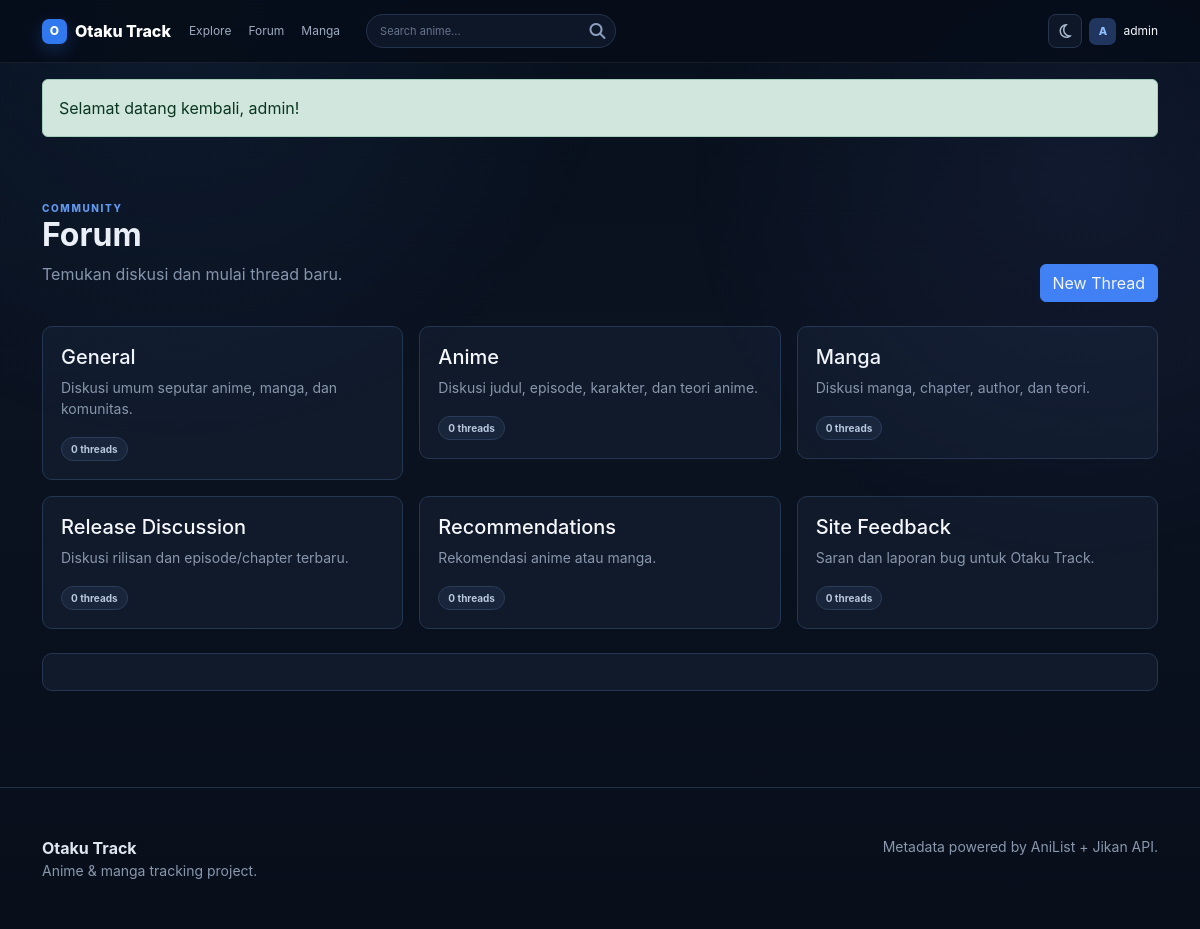
The page /index.php?page=forum (signed in) on the database its author committed.
### tables this page shows
CREATE TABLE IF NOT EXISTS users (
    id INT UNSIGNED AUTO_INCREMENT PRIMARY KEY,
    username VARCHAR(50) NOT NULL UNIQUE,
    email VARCHAR(150) NOT NULL UNIQUE,
    password_hash VARCHAR(255) NOT NULL,
    role ENUM('user','admin') NOT NULL DEFAULT 'user',
    avatar_url VARCHAR(500) NULL,
    bio TEXT NULL,
    reset_token_hash VARCHAR(64) NULL,
    reset_expires_at DATETIME NULL,
    created_at TIMESTAMP DEFAULT CURRENT_TIMESTAMP,
    updated_at TIMESTAMP DEFAULT CURRENT_TIMESTAMP ON UPDATE CURRENT_TIMESTAMP
);

CREATE TABLE IF NOT EXISTS forum_categories (
    id INT UNSIGNED AUTO_INCREMENT PRIMARY KEY,
    name VARCHAR(80) NOT NULL UNIQUE,
    description VARCHAR(255) NULL,
    created_at TIMESTAMP DEFAULT CURRENT_TIMESTAMP
);

### app/bootstrap.php (called while the page is built, shortened)
<?php
require_once __DIR__ . '/../config/database.php';
require_once __DIR__ . '/helpers.php';
function render(string $view, array $data = []): void
{
    extract($data);
    require __DIR__ . '/../views/partials/header.php';
    require __DIR__ . '/../views/' . $view . '.php';
    require __DIR__ . '/../views/partials/footer.php';
}

### app/helpers.php (called while the page is built, shortened)
<?php
function e(?string $value): string { return htmlspecialchars($value ?? '', ENT_QUOTES, 'UTF-8'); }
function url(string $path = ''): string {
    $path = ltrim($path, '/');
    if (strpos($path, '?') === false && strpos($path, '&') !== false) {
        [$route, $query] = explode('&', $path, 2);
        return BASE_URL . '/index.php?page=' . rawurlencode($route) . '&' . $query;
    }
    return BASE_URL . '/index.php?page=' . rawurlencode($path);
}
function asset_url(string $path): string {
    return rtrim(BASE_URL, '/') . '/' . ltrim($path, '/');
}
function flash(string $key, ?string $message = null): ?string { if ($message !== null) { $_SESSION['_flash'][$key] = $message; return null; } $v = $_SESSION['_flash'][$key] ?? null; unset($_SESSION['_flash'][$key]); return $v; }
function current_user(): ?array { static $u=false; if ($u!==false) return $u; if (empty($_SESSION['user_id'])) return $u=null; $s=db()->prepare('SELECT id,username,email,role,avatar_url,bio,created_at FROM users WHERE id=?'); $s->execute([(int)$_SESSION['user_id']]); return $u=$s->fetch()?:null; }
function get(string $key,mixed $default=null): mixed { return $_GET[$key]??$default; }

### config/database.php (called while the page is built, shortened)
<?php
function db(): PDO
{
    static $pdo = null;
    if ($pdo instanceof PDO) {
        return $pdo;
    }
    $dsn = 'mysql:host=' . DB_HOST . ';dbname=' . DB_NAME . ';charset=utf8mb4';
    $pdo = new PDO($dsn, DB_USER, DB_PASS, [
        PDO::ATTR_ERRMODE => PDO::ERRMODE_EXCEPTION,
        PDO::ATTR_DEFAULT_FETCH_MODE => PDO::FETCH_ASSOC,
        PDO::ATTR_EMULATE_PREPARES => false,
    ]);
    return $pdo;
}

### views/forum/forum.php (the view, shortened to what this page needs)
<div class="container py-5"><div class="d-flex justify-content-between align-items-end mb-4"><div><div class="eyebrow">COMMUNITY</div><h2 class="fw-bold">Forum</h2><p class="text-secondary">Temukan diskusi dan mulai thread baru.</p></div><?php if(current_user()): ?><button class="btn btn-primary" data-bs-toggle="modal" data-bs-target="#threadModal">New Thread</button><?php endif; ?></div>
<div class="row g-3 mb-4"><?php foreach($categories as $c): ?><div class="col-md-4"><div class="content-card"><h5><?= e($c['name']) ?></h5><p class="small text-secondary"><?= e($c['description']) ?></p><span class="badge badge-soft"><?= (int)$c['thread_count'] ?> threads</span></div></div><?php endforeach; ?></div>
<div class="content-card"></div>
</div>

### views/partials/header.php (shortened to what this page needs)
<?php $u=current_user(); ?>
<!doctype html><html lang="id"><head>
<link href="https://cdn.jsdelivr.net/npm/bootstrap@5.3.3/dist/css/bootstrap.min.css" rel="stylesheet">
<link href="https://cdnjs.cloudflare.com/ajax/libs/font-awesome/6.7.2/css/all.min.css" rel="stylesheet">
<link href="<?=e(asset_url('assets/css/app.css'))?>" rel="stylesheet"></head>
<body>
<nav class="site-nav"><div class="container nav-inner">
<a class="brand" href="<?=url('home')?>"><span class="brand-mark">O</span><span>Otaku Track</span></a>
<div class="nav-links"><a href="<?=url('search&type=anime')?>">Explore</a><a href="<?=url('forum')?>">Forum</a><a href="<?=url('search&type=manga')?>">Manga</a></div>
<form class="nav-search" method="get" action="<?=e(asset_url('index.php'))?>"><input name="q" value="<?=e((string)get('q',''))?>" placeholder="Search anime..." aria-label="Search anime"><button><i class="fa-solid fa-magnifying-glass"></i></button></form>
<div class="nav-actions"><button class="icon-btn" id="theme-toggle" title="Ganti tema" type="button" aria-label="Ganti tema"></button>
<?php if($u): ?><a class="user-pill" href="<?=url('profile')?>"><span class="mini-avatar"><?=e(strtoupper(substr($u['username'],0,1)))?></span><?=e($u['username'])?></a><?php else: ?><a class="login-link" href="<?=url('login')?>">Login</a><a class="register-btn" href="<?=url('register')?>">Register</a><?php endif; ?></div>
</div></nav>
<main>
<?php if($msg=flash('success')):?><div class="container pt-3"><div class="alert alert-success"><?=e($msg)?></div></div><?php endif; ?>

### assets/css/app.css (style rules this page uses)
:root { --bg:#070e1a;--bg2:#0b1322;--panel:#111b2d;--panel2:#152139;--line:#263651;--text:#f5f7fb;--muted:#8997ad;--blue:#3f83f8;--blue2:#6aa6ff;--shadow:0 20px 60px rgba(0,0,0,.28) }
* { box-sizing:border-box }
html { scroll-behavior:smooth }
body { margin:0;background:linear-gradient(180deg,#07101c 0,#0b1220 40%,#080f1b 100%);color:var(--text);font-family:Inter,ui-sans-serif,system-ui,-apple-system,BlinkMacSystemFont,"Segoe UI",sans-serif;min-height:100vh }
body:before { content:"";position:fixed;inset:0;pointer-events:none;background:radial-gradient(circle at 15% 0,rgba(53,107,181,.12),transparent 32%),radial-gradient(circle at 90% 18%,rgba(86,104,196,.10),transparent 30%) }
a { color:inherit;text-decoration:none }
.container { width:min(1180px,calc(100% - 32px));margin-inline:auto }
.text-secondary,.muted { color:var(--muted)!important }
.site-nav { position:sticky;top:0;z-index:1000;background:rgba(7,14,26,.92);border-bottom:1px solid rgba(255,255,255,.07);backdrop-filter:blur(16px) }
.nav-inner { min-height:62px;display:flex;align-items:center;gap:18px }
.brand { display:flex;align-items:center;gap:8px;color:#fff;font-weight:800;white-space:nowrap }
.brand-mark { width:25px;height:25px;border-radius:7px;display:grid;place-items:center;background:#3178ee;color:#fff;font-size:12px;box-shadow:0 6px 18px #3178ee44 }
.nav-links { display:flex;gap:17px }
.nav-links a,.login-link { color:#9daabe;font-size:12px }
.nav-search { margin-left:8px;display:flex;width:250px;height:34px;background:#0e1728;border:1px solid #24334d;border-radius:18px;overflow:hidden }
.nav-search input { min-width:0;flex:1;border:0;outline:0;background:transparent;color:#fff;padding:0 13px;font-size:11px }
.nav-search input::placeholder { color:#66758d }
.nav-search button { width:35px;border:0;background:transparent;color:#8ca0be }
.nav-actions { margin-left:auto;display:flex;align-items:center;gap:7px }
.icon-btn { width:34px;height:34px;border:1px solid #25354e;border-radius:8px;background:#0e1728;color:#a9b7cc }
.user-pill { display:flex;align-items:center;gap:7px;font-size:12px }
.mini-avatar { width:27px;height:27px;border-radius:7px;background:#20365f;color:#91bfff;display:grid;place-items:center;font-size:11px;font-weight:800 }
.eyebrow { font-size:10px;letter-spacing:.16em;font-weight:800;color:#659cf2 }
.content-card,.auth-card,.stat-card { background:#101a2b;border:1px solid #253650;border-radius:10px;padding:18px }
.badge-soft,.chip { display:inline-block;background:#18253a;color:#b9c8df;border:1px solid #2b3c59;border-radius:999px;padding:6px 9px;font-size:10px }
.btn-primary { background:var(--blue)!important;border-color:var(--blue)!important }

### rows shown on the page
users: username "A", username "admin"
forum_categories: name "General", description "Diskusi umum seputar anime, manga, dan komunitas.", thread_count "0"
forum_categories: name "Anime", description "Diskusi judul, episode, karakter, dan teori anime.", thread_count "0"
forum_categories: name "Manga", description "Diskusi manga, chapter, author, dan teori.", thread_count "0"
forum_categories: name "Release Discussion", description "Diskusi rilisan dan episode/chapter terbaru.", thread_count "0"
forum_categories: name "Recommendations", description "Rekomendasi anime atau manga.", thread_count "0"
forum_categories: name "Site Feedback", description "Saran dan laporan bug untuk Otaku Track.", thread_count "0"

### other values the page prints
$msg "Selamat datang kembali, admin!"
